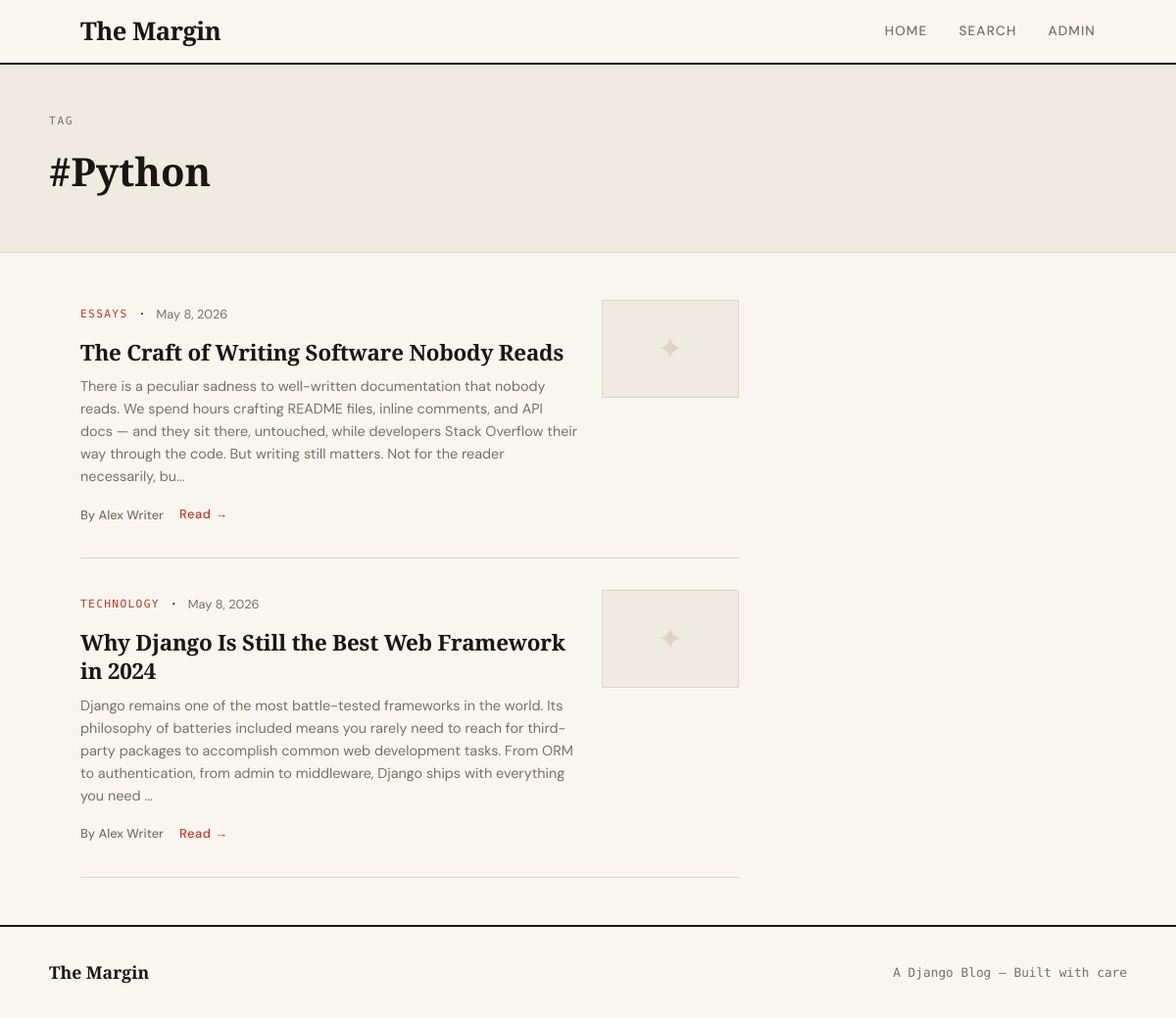
Screenshot of /tag/python/ with the database file from the repository.
### blog/models.py (models this page shows, shortened)
class Tag(models.Model):
    name = models.CharField(max_length=50)
    slug = models.SlugField(unique=True)

class Post(models.Model):
    STATUS_DRAFT = 'draft'
    STATUS_PUBLISHED = 'published'
    STATUS_CHOICES = [
        (STATUS_DRAFT, 'Draft'),
        (STATUS_PUBLISHED, 'Published'),
    ]
    title = models.CharField(max_length=250)
    slug = models.SlugField(unique_for_date='published_at')
    author = models.ForeignKey(User, on_delete=models.CASCADE, related_name='posts')
    body = models.TextField()
    excerpt = models.TextField(max_length=500, blank=True)
    cover_image = models.ImageField(upload_to='posts/%Y/%m/', blank=True, null=True)
    category = models.ForeignKey(Category, on_delete=models.SET_NULL, null=True, blank=True, related_name='posts')
    tags = models.ManyToManyField(Tag, blank=True, related_name='posts')
    status = models.CharField(max_length=10, choices=STATUS_CHOICES, default=STATUS_DRAFT)
    created_at = models.DateTimeField(auto_now_add=True)
    updated_at = models.DateTimeField(auto_now=True)
    published_at = models.DateTimeField(null=True, blank=True)
    views = models.PositiveIntegerField(default=0)
    class Meta:
        ordering = ['-published_at']
    def get_absolute_url(self):
        return reverse('blog:post_detail', kwargs={'slug': self.slug})

class Category(models.Model):
    name = models.CharField(max_length=100)
    slug = models.SlugField(unique=True)
    description = models.TextField(blank=True)
    class Meta:
        verbose_name_plural = "categories"
    def get_absolute_url(self):
        return reverse('blog:category', kwargs={'slug': self.slug})

### blog/views.py (the view)
# urls.py: path('tag/<slug:slug>/', views.tag_posts, name='tag'),
def tag_posts(request, slug):
    tag = get_object_or_404(Tag, slug=slug)
    posts = Post.objects.filter(status='published', tags=tag)
    paginator = Paginator(posts, 6)
    page = request.GET.get('page')
    posts = paginator.get_page(page)
    return render(request, 'blog/tag.html', {'tag': tag, 'posts': posts})

### templates/blog/tag.html (shortened to what this page needs)
{% extends 'base.html' %}
{% block content %}
<div class="page-header">
  <div class="page-header-inner">
    <div class="page-label">Tag</div>
    <h1 class="page-title">#{{ tag.name }}</h1>
  </div>
</div>
<div class="layout">
  <div>
    {% if posts %}
    <div class="posts-grid">
      {% for post in posts %}
      <article class="post-card">
        <div>
          <div class="post-meta-top">
            {% if post.category %}<a href="{{ post.category.get_absolute_url }}" class="post-category">{{ post.category.name }}</a><span>·</span>{% endif %}
            <span class="post-date">{{ post.published_at|date:"N j, Y" }}</span>
          </div>
          <h2 class="post-title"><a href="{{ post.get_absolute_url }}">{{ post.title }}</a></h2>
          <p class="post-excerpt">{{ post.excerpt }}</p>
          <div class="post-footer">
            <span class="post-author">By {{ post.author.get_full_name|default:post.author.username }}</span>
            <a href="{{ post.get_absolute_url }}" class="read-more">Read →</a>
          </div>
        </div>
        <div class="post-thumb-placeholder">✦</div>
      </article>
      {% endfor %}
    </div>
    {% else %}
    <div class="empty-state"><h2>No posts with this tag.</h2></div>
    {% endif %}
  </div>
  <aside class="sidebar"></aside>
</div>
{% endblock %}

### static/css/style.css (style rules this page uses)
*, *::before, *::after { box-sizing: border-box; margin: 0; padding: 0; }
:root { --ink: #1a1612; --paper: #f9f6f0; --cream: #f0ebe0; --rust: #c0392b; --gold: #b8860b; --muted: #7a7065; --border: #ddd5c5; --serif: 'Playfair Display', Georgia, serif; --sans: 'DM Sans', sans-serif; --mono: 'DM Mono', monospace; }
html { scroll-behavior: smooth; }
body { background: var(--paper); color: var(--ink); font-family: var(--sans); font-size: 17px; line-height: 1.7; min-height: 100vh; display: flex; flex-direction: column; }
a { color: inherit; text-decoration: none; }
.layout { max-width: 1100px; margin: 0 auto; padding: 3rem 2rem; display: grid; grid-template-columns: 1fr 300px; gap: 4rem; }
.posts-grid { display: grid; gap: 0; }
.post-card { padding: 2rem 0; border-bottom: 1px solid var(--border); display: grid; grid-template-columns: 1fr auto; gap: 1.5rem; align-items: start; transition: opacity 0.2s; }
.post-card:first-child { padding-top: 0; }
.post-meta-top { display: flex; align-items: center; gap: 0.8rem; margin-bottom: 0.6rem; }
.post-category { font-family: var(--mono); font-size: 0.7rem; letter-spacing: 0.12em; text-transform: uppercase; color: var(--rust); font-weight: 500; }
.post-date { font-size: 0.8rem; color: var(--muted); }
.post-title { font-family: var(--serif); font-size: 1.4rem; font-weight: 700; line-height: 1.3; letter-spacing: -0.01em; margin-bottom: 0.6rem; transition: color 0.2s; }
.post-excerpt { font-size: 0.9rem; color: var(--muted); line-height: 1.6; margin-bottom: 1rem; }
.post-footer { display: flex; align-items: center; gap: 1rem; }
.post-author { font-size: 0.8rem; font-weight: 500; color: var(--muted); }
.read-more { font-size: 0.8rem; font-weight: 500; color: var(--rust); letter-spacing: 0.05em; border-bottom: 1px solid transparent; transition: border-color 0.2s; }
.post-thumb-placeholder { width: 140px; height: 100px; background: var(--cream); border: 1px solid var(--border); display: flex; align-items: center; justify-content: center; font-family: var(--serif); font-size: 2rem; color: var(--border); flex-shrink: 0; }
.sidebar { display: flex; flex-direction: column; gap: 2.5rem; }
.page-header { border-bottom: 1px solid var(--border); padding: 3rem 2rem; background: var(--cream); }
.page-header-inner { max-width: 1100px; margin: 0 auto; }
.page-label { font-family: var(--mono); font-size: 0.7rem; letter-spacing: 0.15em; text-transform: uppercase; color: var(--muted); margin-bottom: 0.5rem; }
.page-title { font-family: var(--serif); font-size: 2.5rem; font-weight: 700; }

### rows the page displays
Tag: name "Python"
Post: category.name "ESSAYS", published_at "May 8, 2026", title "The Craft of Writing Software Nobody Reads", excerpt "There is a peculiar sadness to well-written documentation that nobody reads. We spend hours crafting README files, inline comments, and API docs — and they sit there, untouched, while developers Stack Overflow their way through the code. But writing still matters. Not for the reader necessarily, bu...", author.get_full_name "Alex Writer"
Post: category.name "TECHNOLOGY", published_at "May 8, 2026", title "Why Django Is Still the Best Web Framework in 2024", excerpt "Django remains one of the most battle-tested frameworks in the world. Its philosophy of batteries included means you rarely need to reach for third-party packages to accomplish common web development tasks. From ORM to authentication, from admin to middleware, Django ships with everything you need ...", author.get_full_name "Alex Writer"
